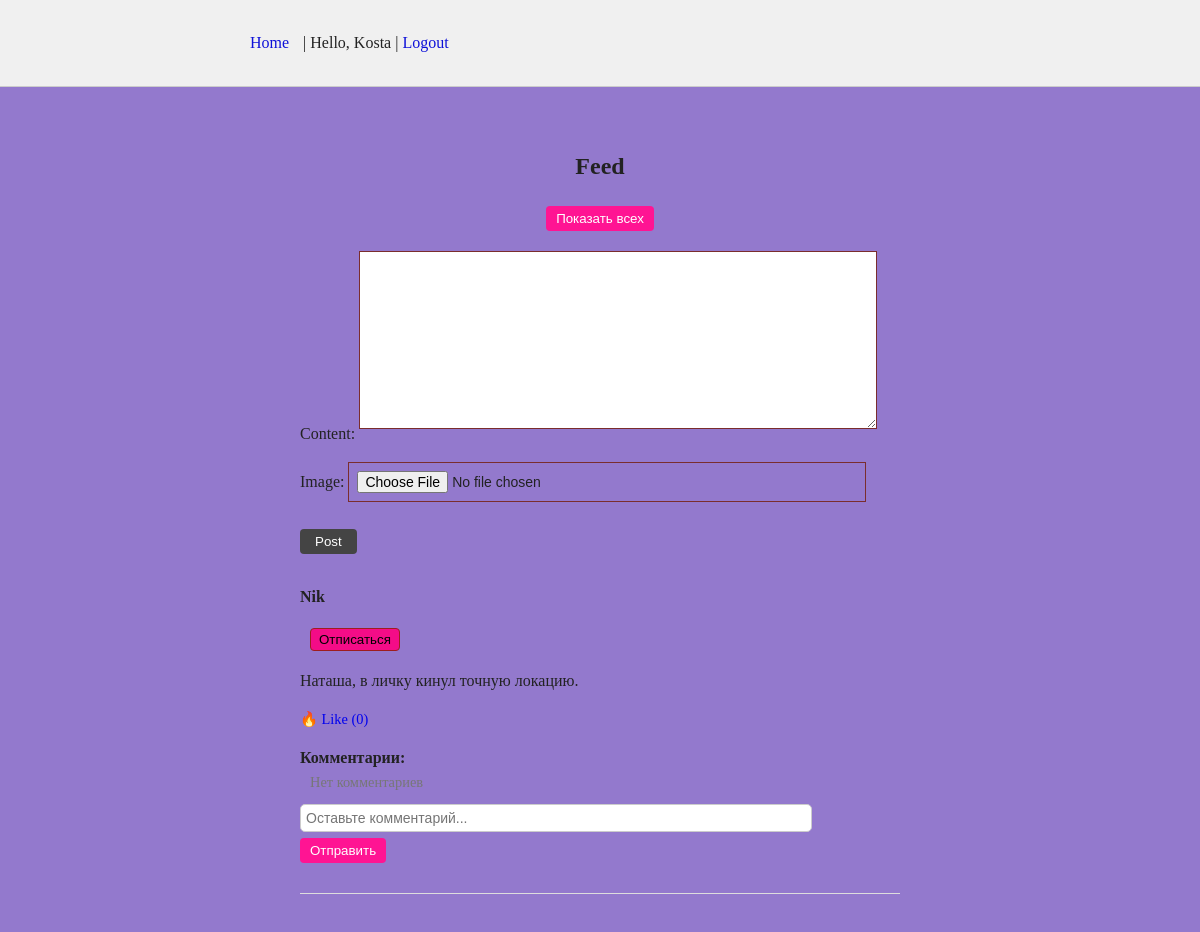
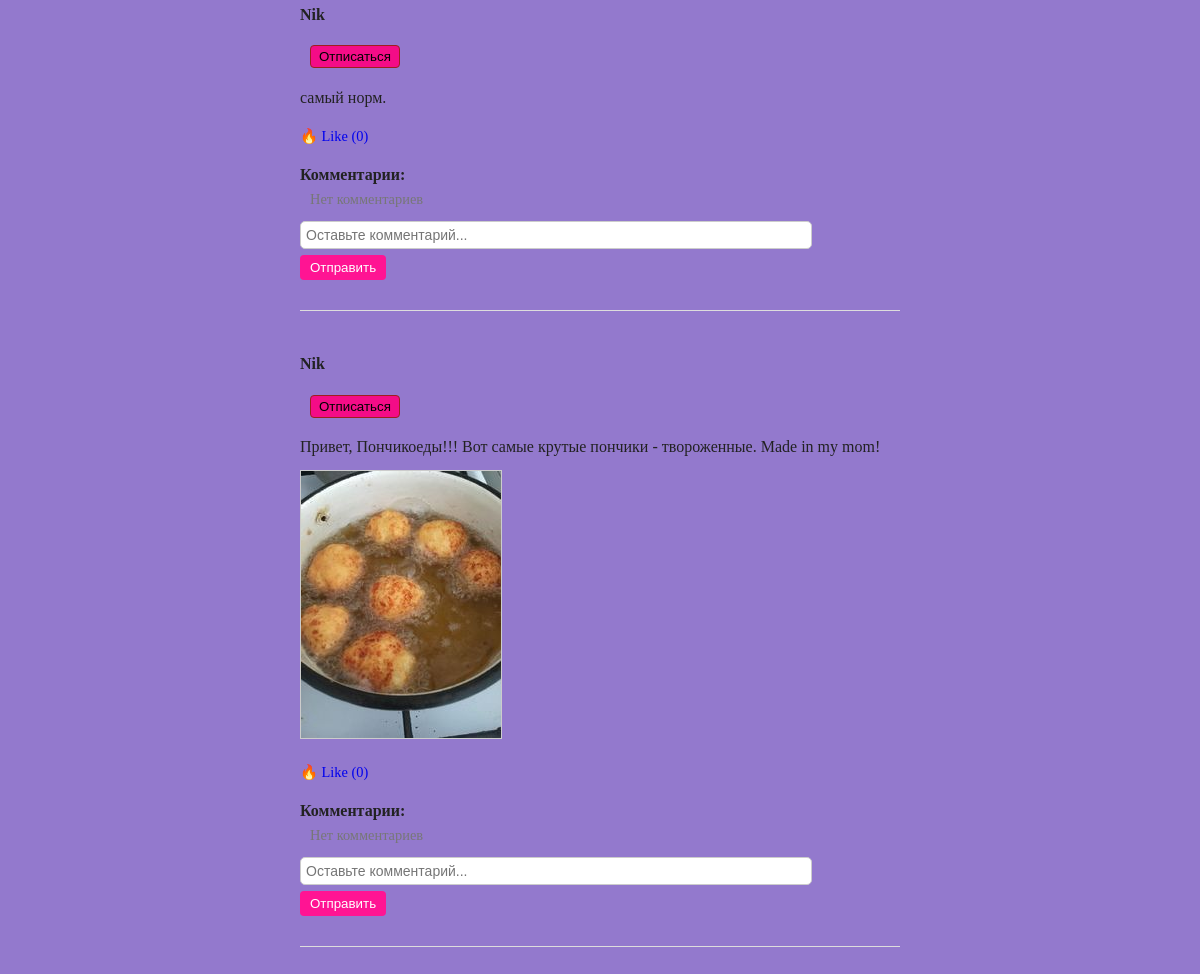
/feed/ (signed in), run on the app's committed database (2 pictures, top to bottom).
### main/models.py (models this page shows, shortened)
class Post(models.Model):
    author = models.ForeignKey(User, on_delete=models.CASCADE)
    content = models.TextField()
    image = models.ImageField(upload_to='post_images/', blank=True, null=True)  # ✅ новое поле
    created_at = models.DateTimeField(auto_now_add=True)
    likes = models.ManyToManyField(User, related_name='liked_posts', blank=True)

### main/views.py (the view)
# urls.py: path('feed/', views.index_view, name='index'),
@login_required
def index_view(request):
    if request.GET.get('all'):
        posts = Post.objects.all().order_by('-created_at')
    else:
        following_ids = Follow.objects.filter(follower=request.user).values_list('following_id', flat=True)
        if following_ids.exists():
            posts = Post.objects.filter(author__id__in=following_ids).order_by('-created_at')
        else:
            posts = Post.objects.all().order_by('-created_at')
    form = PostForm(request.POST or None, request.FILES or None)
    if form.is_valid():
        post = form.save(commit=False)
        post.author = request.user
        post.save()
        return redirect('index')
    request.user.refresh_from_db()
    following_users = [f.following for f in Follow.objects.filter(follower=request.user)]
    return render(request, 'main/index.html', {
        'posts': posts,
        'form': form,
        'following_users': following_users  # 👈 передаём явно
    })

### main/forms.py
class PostForm(forms.ModelForm):
    class Meta:
        model = Post
        fields = ['content', 'image']

### main/templates/main/index.html (shortened to what this page needs)
{% extends 'main/base.html' %}
{% block content %}
<div style="max-width: 600px; margin: auto; padding: 20px;">
  <h2 style="text-align: center; margin-bottom: 20px;">Feed</h2>
  {% if user.is_authenticated %}
    <form method="get" style="text-align: center; margin-bottom: 20px;">
      <button type="submit" name="all" value="1" style="padding: 5px 10px; background: deeppink; color: white; border: none; border-radius: 4px;">Показать всех</button>
    </form>
    <form method="post" enctype="multipart/form-data" style="margin-bottom: 30px;">
      {{ form.as_p }}
      <button type="submit" style="padding: 5px 15px; border: none; background: #444; color: #fff; border-radius: 4px;">Post</button>
    </form>
  {% else %}
    <p style="text-align: center;">You must <a href="{% url 'login' %}">log in</a> to post something.</p>
  {% endif %}
  <ul style="list-style: none; padding: 0;">
    {% for post in posts %}
      <li style="margin-bottom: 40px; border-bottom: 1px solid #ddd; padding-bottom: 10px;">
        <p>
          <strong>{{ post.author }}</strong>
          {% if user != post.author %}
			{% if post.author in following_users %}
              <form method="post" action="{% url 'follow_user' post.author.id %}" style="display:inline;">
                <button type="submit" style="margin-left: 10px; padding: 3px 8px; border-radius: 4px;">Отписаться</button>
              </form>
            {% else %}
              <form method="post" action="{% url 'follow_user' post.author.id %}" style="display:inline;">
                {% csrf_token %}
                <button type="submit" style="margin-left: 10px; padding: 3px 8px; border-radius: 4px;">Подписаться</button>
              </form>
            {% endif %}
          {% endif %}
        </p>
        <p style="margin: 5px 0; white-space: pre-line;">{{ post.content }}</p>
        {% if post.image %}
          <div style="margin: 10px 0;">
            <img src="{{ post.image.url }}" alt="Post Image" style="max-width: 100%; height: auto; border: 1px solid #ccc;">
          </div>
        {% endif %}
        <p style="font-size: 0.9em; color: #9e1e1e;">
          <a href="{% url 'like_post' post.id %}" style="margin-right: 10px; text-decoration: none;">🔥 Like ({{ post.likes.count }})</a>
        </p>
        <div style="margin-top: 10px;">
          <strong>Комментарии:</strong>
          {% for comment in post.comments.all %}
            <div style="margin-left: 10px; font-size: 0.9em;">
              <strong>{{ comment.user.username }}</strong>: {{ comment.content }}
            </div>
          {% empty %}
            <div style="margin-left: 10px; font-size: 0.9em; color: #777;">Нет комментариев</div>
          {% endfor %}
        </div>
        {% if user.is_authenticated %}
          <form method="post" action="{% url 'post_detail' post.id %}" style="margin-top: 10px;">
            <input type="text" name="content" placeholder="Оставьте комментарий..." required
              style="width: 100%; padding: 5px; margin-bottom: 5px; border-radius: 5px; border: 1px solid #ccc;">
            <button type="submit" style="padding: 5px 10px; background: deeppink; color: white; border: none; border-radius: 4px;">Отправить</button>
          </form>
        {% endif %}
      </li>
    {% empty %}
      <li>No posts yet.</li>
    {% endfor %}
  </ul>
</div>
{% endblock %}

### main/templates/main/base.html (shortened to what this page needs)
{% load static %}
<!DOCTYPE html>
<html lang="en">
<head>
    <link rel="stylesheet" href="{% static 'main/style.css' %}">
</head>
<body>
    <header>
        <div class="container">
            <nav>
               <a href="{% url 'home' %}">Home</a>
                {% if user.is_authenticated %}
                    | <span>Hello, {{ user.username }}</span>
                    | <a href="{% url 'logout' %}">Logout</a>
                {% else %}
                    | <a href="{% url 'login' %}">Login</a>
                    | <a href="{% url 'register' %}">Register</a>
                {% endif %}
            </nav>
        </div>
    </header>
    <main class="container">
        {% block content %}{% endblock %}
    </main>
</body>
</html>

### main/static/main/style.css (style rules this page uses)
body { font-family: Georgia, serif; background-color: #9379cd; color: #222; line-height: 1.6; margin: 0; padding: 0; }
.container { max-width: 700px; margin: 0 auto; padding: 20px; }
header { background-color: #f0f0f0; border-bottom: 1px solid #ccc; padding: 10px 0; }
nav a { color: #0e11d8; text-decoration: none; margin-right: 10px; }
form { margin-bottom: 20px; }
input, textarea { width: 100%; max-width: 500px; padding: 8px; font-size: 14px; border: 1px solid #7a2d2d; margin-bottom: 10px; }
button { padding: 6px 12px; background-color: #f40c87; border: 1px solid #9e1e1e; cursor: pointer; }

### data on the page
Post: author "Nik", shows "Отписаться", content "Наташа, в личку кинул точную локацию.", likes.count "0"
Post: author "Nik", shows "Отписаться", content "самый норм.", likes.count "0"
Post: author "Nik", shows "Отписаться", content "Привет, Пончикоеды!!! Вот самые крутые пончики - твороженные. Made in my mom!", image (picture), likes.count "0"

### other printed values
{{ user.username }} "Kosta"
